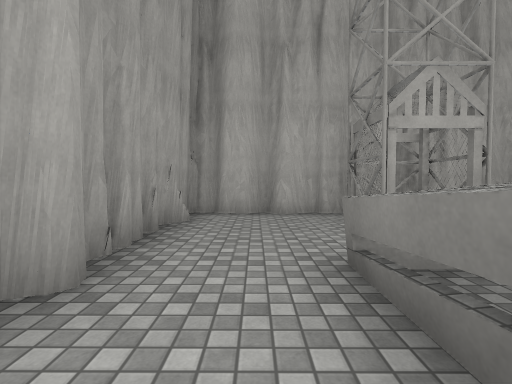
[1] (above)

18 first-person views from a walk through a 3-D level made in the Unity game engine. The camera is 1.3 m above the floor, tilts 2° down and sees 85° across. The floor is counted in squares, 2 m on a side. Each view is taken from the middle of a square. On the plan, view 1 faces up. The plan holds only what a view shows up to about 9 squares ahead; the rest is blank. The place goes on beyond the plan. The player is left out. Door leaves are left out, so doorways stand open. Surface patterns are stand-ins for the level's own textures.

[2]
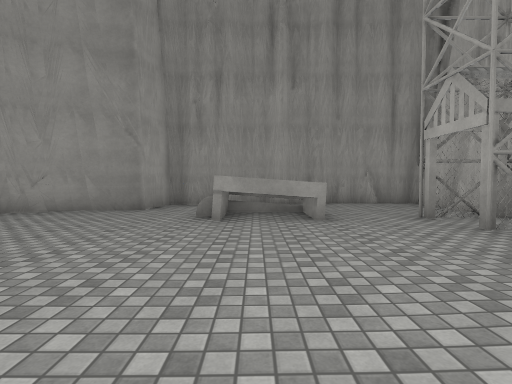

[3]
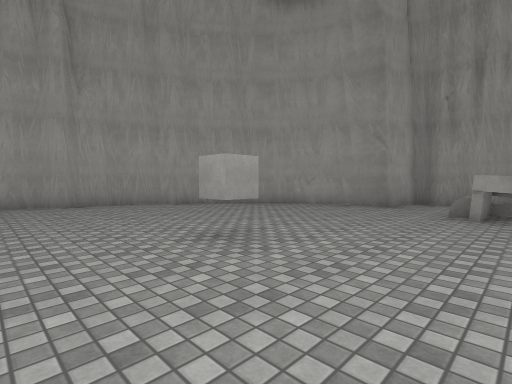

[4]
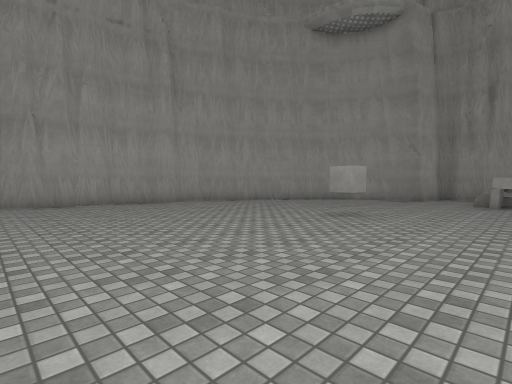

[5]
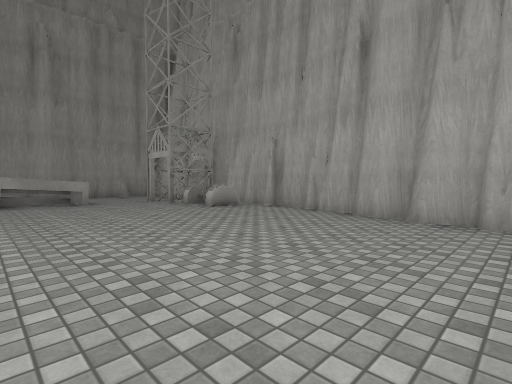

[6]
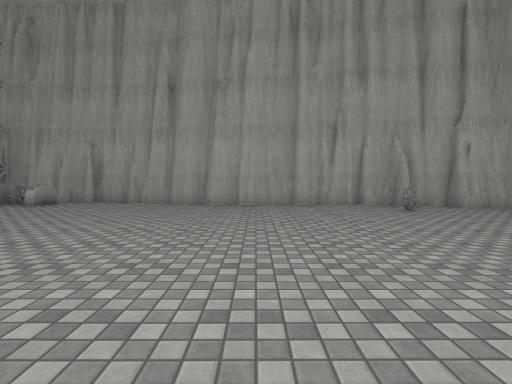

[7]
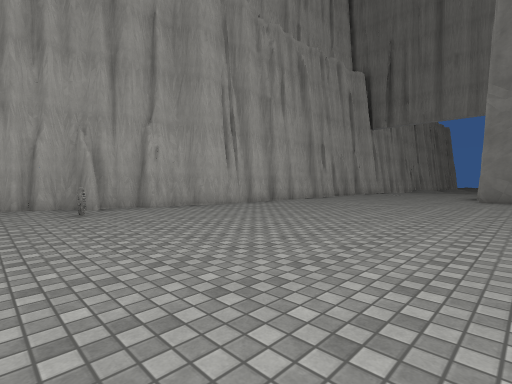

[8]
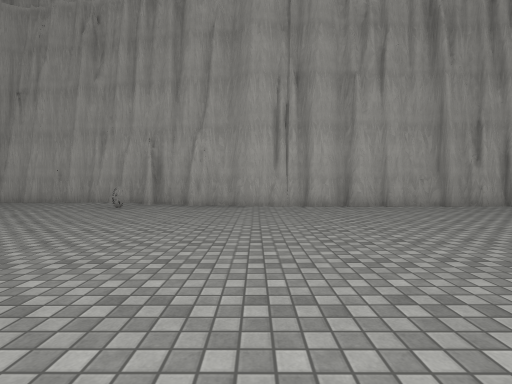

[9]
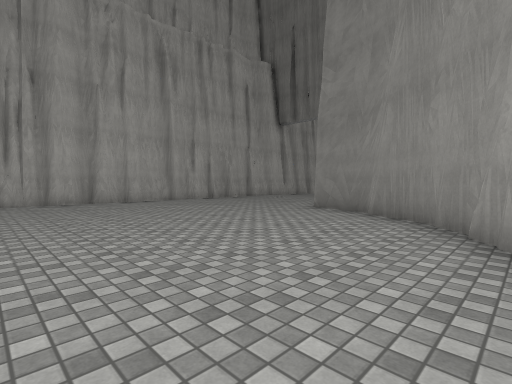

[10]
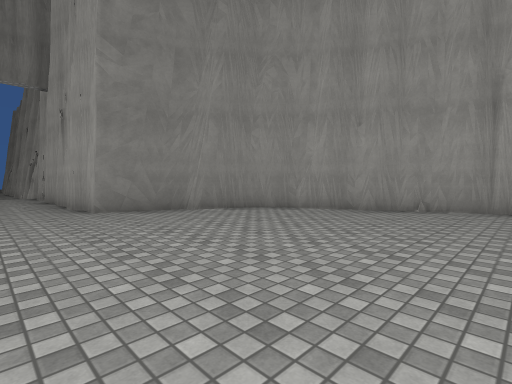

[11]
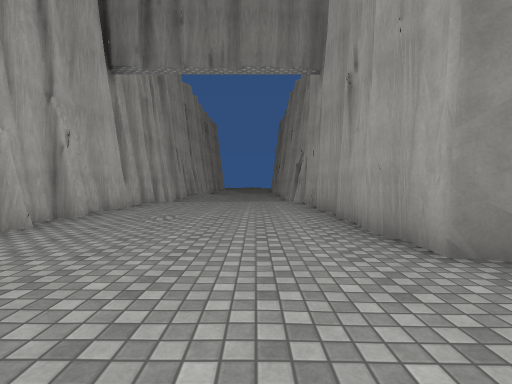

[12]
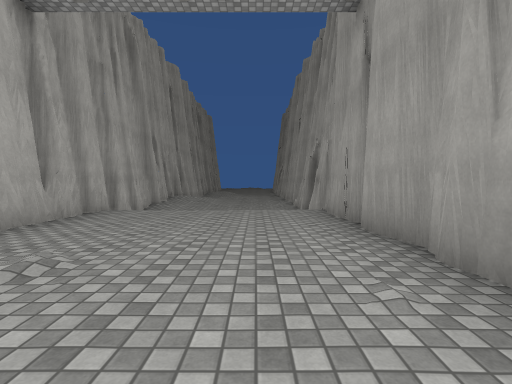

[13]
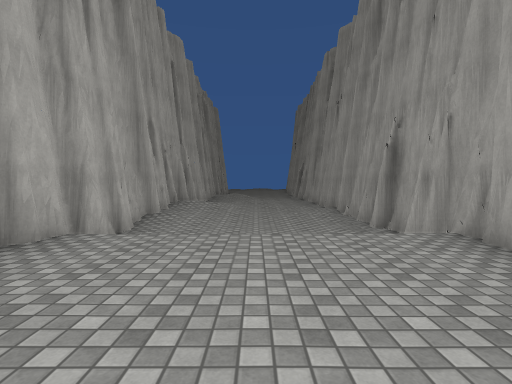

[14]
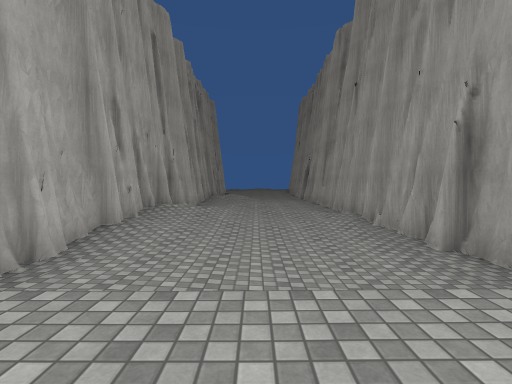

[15]
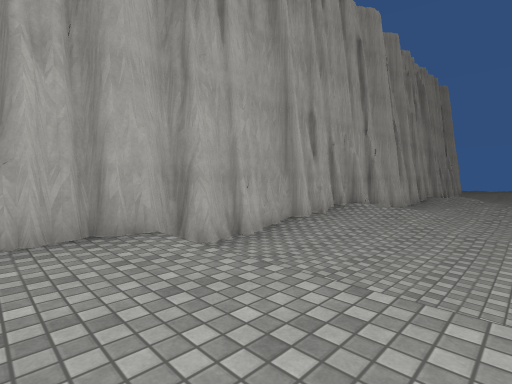

[16]
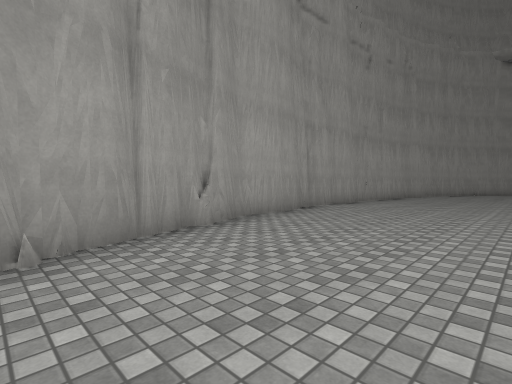

[17]
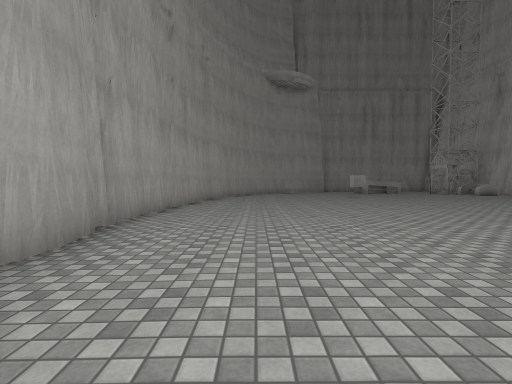

[18]
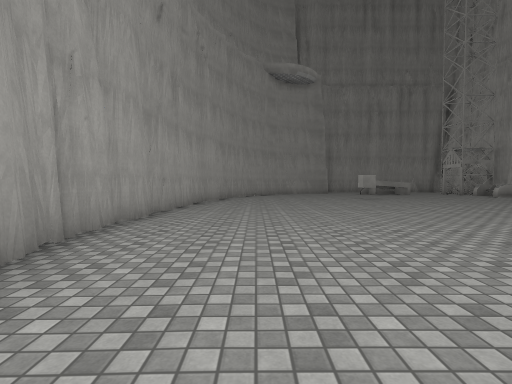

### Floor plan
Key: @ floor where view 1 was taken; # wall or solid block; . main floor; - floor 0.5 m lower than the main floor; _ floor 0.75 m lower than the main floor; / step, stairs or slope; D open door; = window, fence, low wall or low ledge; ^ raised ledge; O other object.
Columns run from 2 left of view 1 to 39 right of it. Each row starts with its distance up from view 1.
  6 ############
  5  #..DD#=....#####
  4  #..DD#=.........####################/###/
  3  #..............#.................---////#
  2  #.^^......................../....---////-
  1  #.^^.............................-___--/-
  0  #@#..............................____--/-
 -1  #................................////////
 -2  ##.....O.................################
 -3   ##......................#
 -4    #.....................##
 -5    ##...................##
 -6     ## ................##
 -7       ###............###
 -8         #############

Positions as (right, up) in squares from view 1, and headings:
1: (0, 0), facing up
2: (7, 1), facing left
3: (8, 1), facing down-left
4: (11, 1), facing down-left
5: (11, 0), facing up-left
6: (11, -3), facing up
7: (13, -3), facing up-right
8: (18, -4), facing up
9: (18, -6), facing up-right
10: (18, 0), facing down-right
11: (22, 0), facing right
12: (25, 0), facing right
13: (28, 1), facing right
14: (30, 1), facing right
15: (30, 0), facing up-right
16: (20, -4), facing down-left
17: (18, -6), facing left
18: (17, -6), facing left
